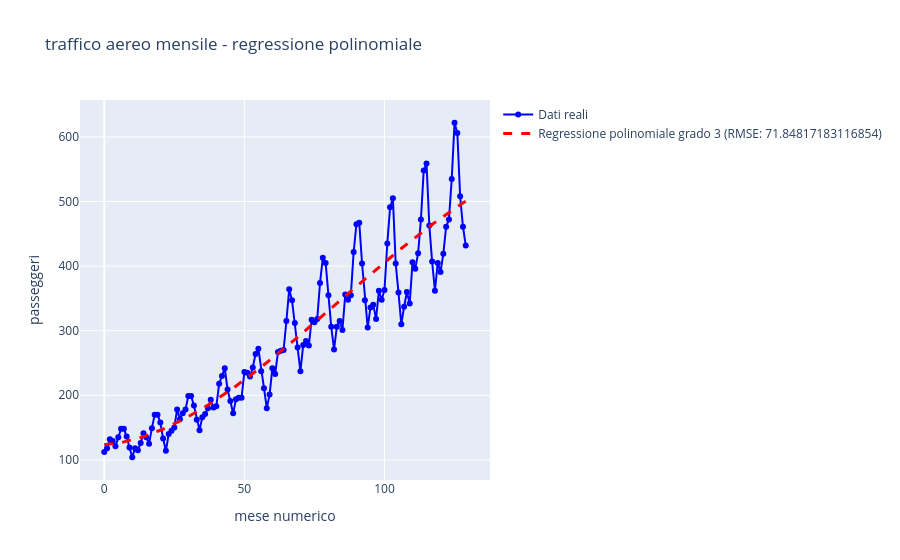

Here is the notebook cell this chart was saved with:
### Code cell
import pandas as pd
import numpy as np
from sklearn.linear_model import LinearRegression
from sklearn.preprocessing import PolynomialFeatures
from sklearn.pipeline import make_pipeline
from sklearn.metrics import root_mean_squared_error
from sklearn.model_selection import train_test_split
import plotly.graph_objects as go


df = pd.read_csv('data.csv')
df.head()
#rimozioni valori nulli
df = df.dropna()
 
#colonna mese_numerico 
df["mese_numerico"] = range(len(df))
 
#X = feature, y = target 
X = df["mese_numerico"].values
y = df["passengers"].values
 
#divisione train/test
X_train, X_test, y_train, y_test = train_test_split(X, y, test_size=0.2, shuffle=False)
 

#regressione polinomiale grado 3
model_poly = make_pipeline(PolynomialFeatures(3), LinearRegression())
model_poly.fit(X_train.reshape(-1, 1), y_train)
y_pred = model_poly.predict(X_test.reshape(-1, 1))

#predizione su tutto X per la curva del grafico
y_pred_all = model_poly.predict(X.reshape(-1, 1))
 
#RMSE
rmse = root_mean_squared_error(y_test, y_pred)
print(f"RMSE: {rmse}")
 
#visualizzazione con Plotly
fig = go.Figure()
 
fig.add_trace(go.Scatter(
    x=df["mese_numerico"],
    y=df["passengers"],
    name="Dati reali",
    mode='lines+markers',
    line=dict(color="blue", width=2)
))
 
#curva stimata dal modello polinomiale
fig.add_trace(go.Scatter(
    x=df["mese_numerico"],
    y=y_pred_all,
    name=f"Regressione polinomiale grado 3 (RMSE: {rmse})",
    mode='lines',
    line=dict(color="red", width=3, dash='dash')
))
 
fig.update_layout(
    title="traffico aereo mensile - regressione polinomiale",
    xaxis_title="mese numerico",
    yaxis_title="passeggeri"
)
 
fig.show()

### Figure 1 — Plotly figure (JSON) as saved in the notebook; plotly's stock layout.template omitted (floating-point values rounded to 4 significant figures; data arrays with more than 128 entries replaced by an {"elided": "..."} marker saying what was removed)
{"data": [{"line": {"color": "blue", "width": 2}, "mode": "lines+markers", "name": "Dati reali", "type": "scatter", "x": {"elided": "130 int values"}, "y": {"elided": "130 float values"}}, {"line": {"color": "red", "dash": "dash", "width": 3}, "mode": "lines", "name": "Regressione polinomiale grado 3 (RMSE: 71.84817183116854)", "type": "scatter", "x": {"elided": "130 int values"}, "y": {"elided": "130 float values"}}], "layout": {"title": {"text": "traffico aereo mensile - regressione polinomiale"}, "xaxis": {"title": {"text": "mese numerico"}}, "yaxis": {"title": {"text": "passeggeri"}}}}
